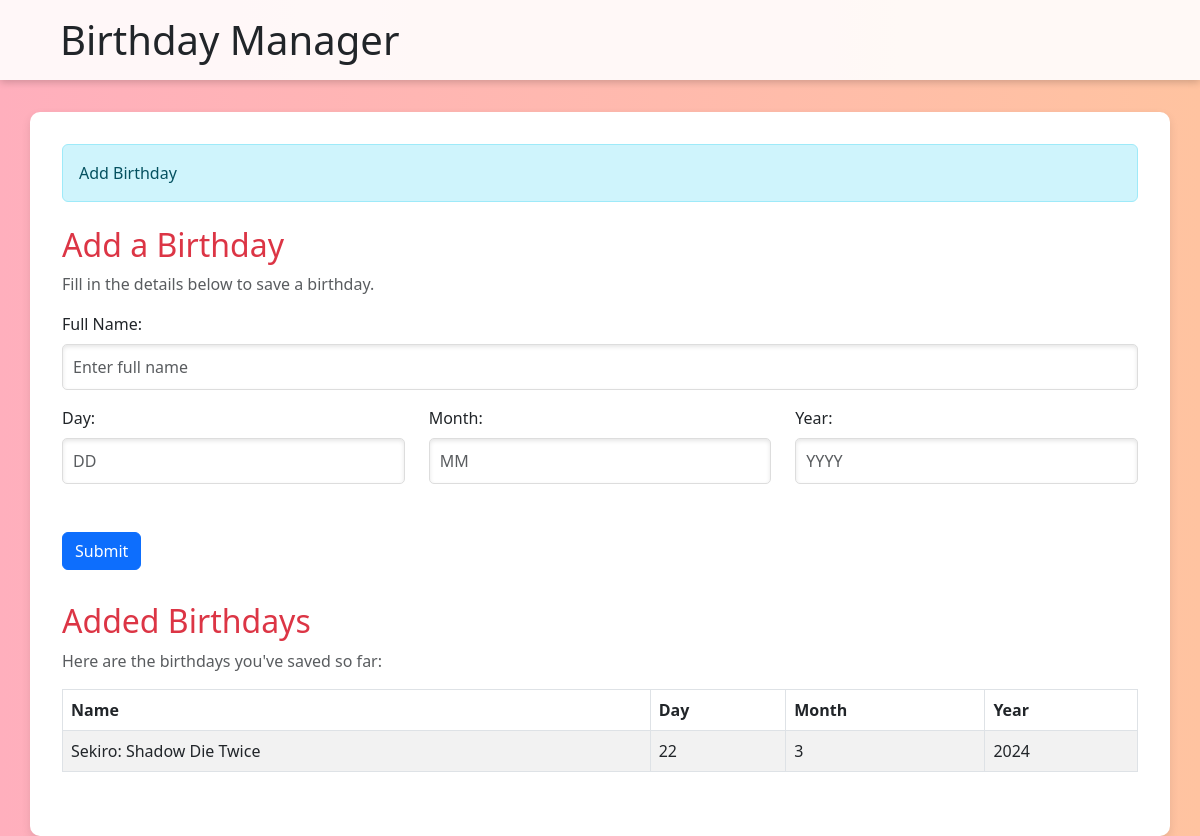
The app's page /, older data.
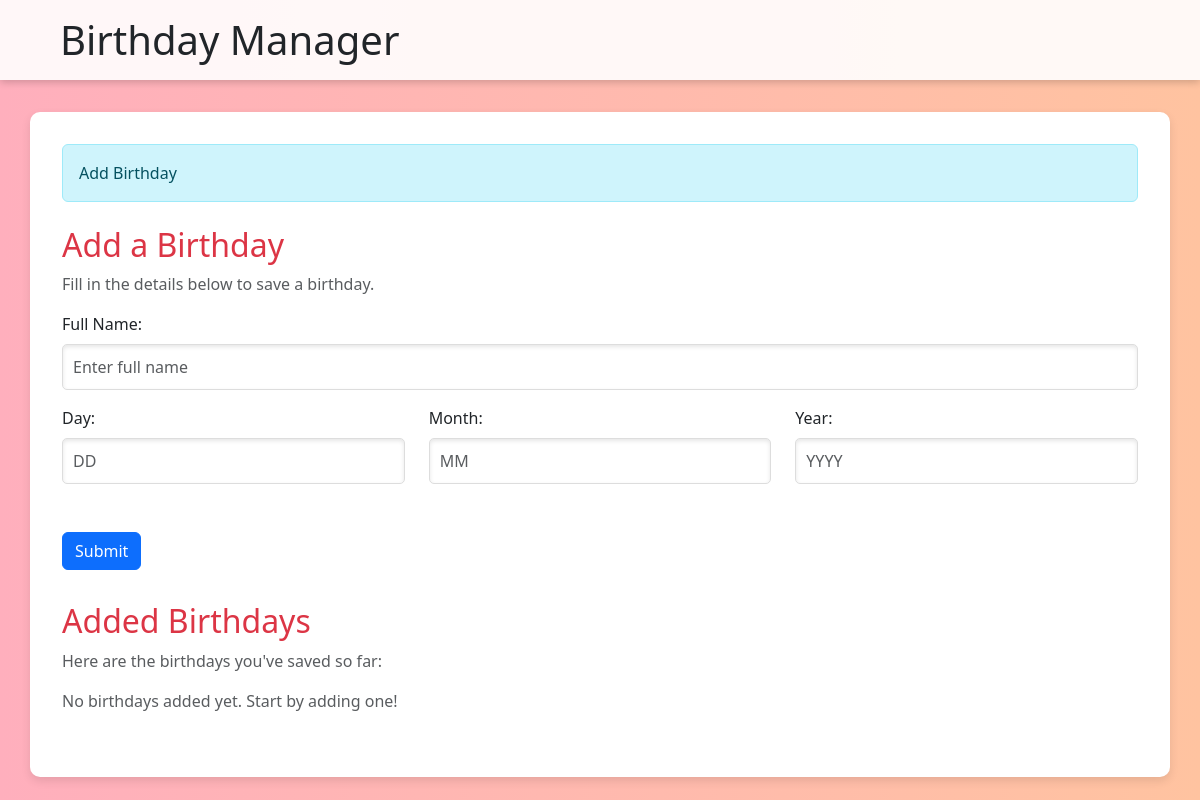
The same page, newer data.
### Home/models.py (models this page shows, shortened)
class Birthday(models.Model):
    name = models.CharField(max_length=100)
    day = models.IntegerField()
    month = models.IntegerField()
    year = models.IntegerField()

### Home/views.py (the view)
# urls.py: 2. Add a URL to urlpatterns:  path('', Home.as_view(), name='home')
def Home(request):
    data = models.Birthday.objects.all()
    if request.method == 'POST':
        form = forms.BirthdayForm(request.POST)
        if form.is_valid():
            name = form.cleaned_data['name']
            day = form.cleaned_data['day']
            if day < 1 or day > 31:
                return render(request, 'Home/index.html' , {'form' : form, 'error' : 'Invalid Day', 'birthdays' : data})
            month = form.cleaned_data['month']
            if month < 1 or month > 12:
                return render(request, 'Home/index.html' , {'form' : form, 'error' : 'Invalid Month', 'birthdays' : data})
            if month == 2 and day > 29:
                return render(request, 'Home/index.html' , {'form' : form, 'error' : 'Invalid Day for February','birthdays' : data})
            year = form.cleaned_data['year']
            if year < 1900 or year > datetime.now().year:
                return render(request, 'Home/index.html' , {'form' : form, 'error' : 'Invalid Year', 'birthdays' : data})
            print(name, day, month, year)
            person = models.Birthday(name=name, day=day, month=month, year=year)
            try:
                person.save()
                data = models.Birthday.objects.all()  # Update data after saving
            except Exception as e:
                print(f"Error saving: {e}")
                return render(request, 'Home/index.html', {'form': form, 'error': f"Error saving: {e}", 'birthdays': data})
            return render(request, 'Home/index.html', {'form': form, 'success': "Successfully added Birthday", 'birthdays': data})
    else:
        form = forms.BirthdayForm()
    return render(request, 'Home/index.html', {'form': form, 'message': "Add Birthday", 'birthdays': data})

### Home/forms.py
class BirthdayForm(forms.ModelForm):
    class Meta:
        model = models.Birthday
        fields = ['name', 'day', 'month', 'year']
        labels = {
            'name' : 'Full Name',
            'day' : 'Day',
            'month' : "Month",
            'year' : 'Year'
        }

### Home/templates/Home/index.html (shortened to what this page needs)
<!DOCTYPE html>
<html lang="en">
    {% load static %}
<head>
    <link href="https://cdn.jsdelivr.net/npm/bootstrap@5.3.0-alpha1/dist/css/bootstrap.min.css" rel="stylesheet">
    <link rel="stylesheet" href="{% static 'Home/css/styles.css' %}">
</head>
<body>
    <header class="container-fluid text-center">
        <nav class="d-flex justify-content-between align-items-center px-5">
            <h1 class="m-0">Birthday Manager</h1>
        </nav>
    </header>
    <main class="container">
        <div class="mb-4">
            {% if message %}
            <div class="alert alert-info">{{ message }}</div>
            {% endif %}
        </div>
        <section id="form-section" class="form-section">
            <h2 class="text-danger">Add a Birthday</h2>
            <p class="text-muted">Fill in the details below to save a birthday.</p>
            <form action="{% url 'Home:Home' %}" method="post" enctype="multipart/form-data">
                <div class="mb-3">
                    <label for="name" class="form-label">Full Name:</label>
                    <input type="text" id="name" name="name" placeholder="Enter full name" class="form-control">
                </div>
                <div class="row">
                    <div class="col-md-4 mb-3">
                        <label for="day" class="form-label">Day:</label>
                        <input type="number" id="day" name="day" placeholder="DD" class="form-control">
                    </div>
                    <div class="col-md-4 mb-3">
                        <label for="month" class="form-label">Month:</label>
                        <input type="number" id="month" name="month" placeholder="MM" class="form-control">
                    </div>
                    <div class="col-md-4 mb-3">
                        <label for="year" class="form-label">Year:</label>
                        <input type="number" id="year" name="year" placeholder="YYYY" class="form-control">
                    </div>
                </div>
                <button class="btn move-up btn-primary mt-3" type="submit">Submit</button>
            </form>
        </section>
        <section id="list-section" class="list-section">
            <h2 class="text-danger">Added Birthdays</h2>
            <p class="text-muted">Here are the birthdays you've saved so far:</p>
            {% if birthdays %}
            <table class="table table-bordered table-striped">
                <thead>
                    <tr>
                        <th>Name</th>
                        <th>Day</th>
                        <th>Month</th>
                        <th>Year</th>
                    </tr>
                </thead>
                <tbody>
                    {% for birthday in birthdays %}
                    <tr>
                        <td>{{ birthday.name }}</td>
                        <td>{{ birthday.day }}</td>
                        <td>{{ birthday.month }}</td>
                        <td>{{ birthday.year }}</td>
                    </tr>
                    {% endfor %}
                </tbody>
            </table>
            {% else %}
            <p class="text-muted">No birthdays added yet. Start by adding one!</p>
            {% endif %}
        </section>
    </main>
</body>
</html>

Row changes from the older to the newer data that the page shows:
removed Birthday: name "Sekiro: Shadow Die Twice", day "22", month "3", year "2024"
Text that changed along with them:
text no longer shown: "Name Day Month Year"
text now shown: "No birthdays added yet. Start by adding one!"
